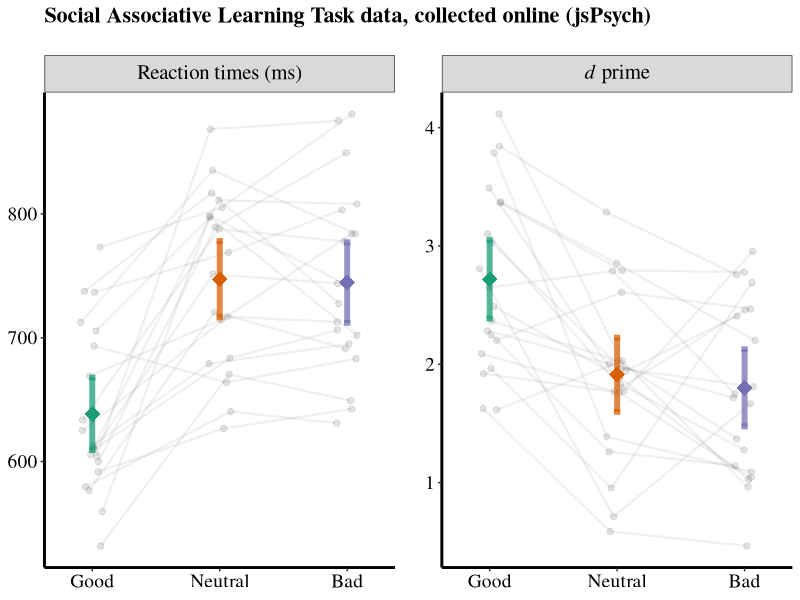

Reproduce this figure in R.

### Example script"

library(tidyverse)

rm(list = ls()) 

df.js <- read.csv('./example/df_example.csv') %>%
      dplyr::rename(Matchness = match,
                    Valence = valence) %>%
      dplyr::mutate(Matchness = ifelse(Matchness == 'match', 'Match', 'Mismatch'),
                    Valence = ifelse(Valence == 'good', 'Good', 
                                     ifelse(Valence == 'bad', 'Bad', 'Neutral')),
                    rt = ifelse(rt == 'null', NA, as.numeric(rt)),
                    acc = ifelse(acc == 'null', NA, as.numeric(acc)))

# 计算基本信息
df.js.basic <- df.js %>% 
      dplyr::select(subj_idx, sex, age, edu) %>% 
      dplyr::distinct(subj_idx, sex, age) %>% 
      dplyr::summarise(subj_N = length(subj_idx),
                       female_N = sum(sex == 'female'),
                       male_N = sum(sex == 'male'),
                       Age_mean = round(mean(age),2),
                       Age_sd   = round(sd(age),2)
      )

# check trials number, doubt check the data: v010001's trials number is not correct
df.js.trials <- df.js %>%
      dplyr::filter(block_type == "test") %>%
      dplyr::group_by(subj_idx, Matchness, Valence) %>%
      dplyr::summarise(n = n())
      
# Exclude participants if necessary
df.js.excld.sub <- df.js %>% 
      dplyr::filter(block_type == "test") %>%
      dplyr::group_by(subj_idx) %>%
      dplyr::summarise(meanACC = mean(acc)) %>%
      dplyr::filter(meanACC <= 0.6) %>%
      dplyr::pull(subj_idx)

num_invalid_trial <- df.js %>% 
      dplyr::filter(block_type == "test") %>%                   # exclude practice trials
      dplyr::filter(!(subj_idx %in% df.js.excld.sub)) %>%       # exclude invalid participant
      dplyr::filter(rt <= 200) %>%
      dplyr::summarise(n = n()) %>%
      dplyr::pull(n)

# ratio of invalid trials
df.js.invalid_trial_rate <- df.js %>% 
      dplyr::filter(block_type == "test") %>%                   # exclude practice trials
      dplyr::filter(!(subj_idx %in% df.js.excld.sub)) %>%   # exclude invalid participant
      dplyr::summarise(n = n()) %>%
      dplyr::mutate(ratio = num_invalid_trial/n) %>%
      dplyr::pull(ratio)

df.js.v <- df.js %>%
      dplyr::filter(block_type == "test") %>%                   # exclude practice trials
      dplyr::filter(!(subj_idx %in% df.js.excld.sub)) %>%       # exclude invalid participant
      dplyr::filter(rt >= 200)                                  # exclude very short response

df.js.v.basic <- df.js.v %>%
      dplyr::distinct(subj_idx, sex, age, edu) %>%
      dplyr::distinct(subj_idx, sex, age, .keep_all = TRUE) %>%
      dplyr::summarise(N = length(subj_idx),
                       N_female = length(sex[sex == "female"]),
                       N_male = length(sex[sex == "male"]),
                       Age_mean = round(mean(age,na.rm=TRUE),2),
                       Age_sd = round(sd(age,na.rm=TRUE),2),
                       Age_missing = sum(is.na(age)),
                       Sex_missing = sum(is.na(sex))) %>%
      dplyr::mutate(Sample = 'JsPsych')

# 计算Dprime
df.js.v.dprime <- df.js.v %>% 
      dplyr::select(subj_idx, Matchness, Valence, acc) %>%
      dplyr::mutate(
            hit = ifelse(acc == 1 & Matchness == "Match", 1, 0),    # hit
            cr = ifelse(acc == 1 & Matchness != "Match", 1, 0),     # correct rejection
            miss = ifelse(acc == 0 & Matchness == "Match", 1, 0),   # miss
            fa = ifelse(acc == 0 & Matchness != "Match", 1, 0)      # false alarm
      ) %>% 
      dplyr::group_by(
            subj_idx, Valence
      ) %>% 
      dplyr::summarise(
            # rt = mean(as.integer(rt), na.rm = T),
            hit = sum(hit),
            fa = sum(fa),
            miss = sum(miss),
            cr = sum(cr)
      ) %>% 
      dplyr::mutate(
            hitP = ifelse(hit / (hit + miss) < 1 & hit / (hit + miss) > 0, 
                          hit / (hit + miss), 
                          1 - 1/(2 * (hit + miss))),
            faP = ifelse(fa / (fa + cr) > 0 & fa / (fa + cr) < 1, 
                         fa / (fa + cr), 
                         1/(2 * (fa + cr))),
            dprime = qnorm(hitP) - qnorm(faP)
      )

# 计算分组平均RT时间
df.js.v.RT <- df.js.v %>% 
      dplyr::filter(acc == 1) %>%
      dplyr::group_by(
            subj_idx, Valence, Matchness
      ) %>% 
      dplyr::summarise(
            rt = mean(as.integer(rt), na.rm = T)
      ) %>%
      dplyr::ungroup()

# long to wide and combine
df.js.v.wide <- merge(
      reshape2::dcast(df.js.v.RT, subj_idx ~  Matchness + Valence, value.var = "rt"), 
      reshape2::dcast(df.js.v.dprime, subj_idx ~  Valence, value.var = "dprime"), 
      by.x = "subj_idx"
      ) %>%
      dplyr::rename(d_Bad = Bad,
                    d_Good = Good,
                    d_Neutral = Neutral)


# Below are the basic information of the data.
df.v.basic <- df.js.v.basic %>%
      dplyr::select(Sample, N, N_female, N_male, Age_mean, Age_sd)

print(df.v.basic)


#### We then compare the mean RT and *d* prime (calculated in signal detection theory).

# First, define a function to plot the data. We may try `raincloud` in the future.
Val_plot_NHST <- function(df.rt, df.d){
      df.plot <- df.rt %>%
            dplyr::filter(Matchness == 'Match') %>%  # select matching data for plotting only.
            dplyr::rename(RT = rt) %>%
            dplyr::full_join(., df.d) %>%  
            tidyr::pivot_longer(., cols = c(RT, dprime), 
                                names_to = 'DVs', 
                                values_to = "value") %>% # to longer format
            dplyr::mutate(Valence =factor(Valence, levels = c('Good','Neutral', 'Bad')),
                          DVs = factor(DVs, levels = c('RT', 'dprime')),
                          # create an extra column for ploting the individual data cross different conditions.
                          Conds = ifelse(Valence == 'Good', 1, 
                                         ifelse(Valence == 'Neutral', 2, 3))
            ) 
      
      df.plot$Conds_j <- jitter(df.plot$Conds, amount=.09) # add gitter to x
      
      # New facet label names for panel variable
      # https://stackoverflow.com/questions/34040376/cannot-italicize-facet-labels-with-labeller-label-parsed
      levels(df.plot$DVs ) <- c("RT"=expression(paste("Reaction ", "times (ms)")),
                                "dprime"=expression(paste(italic("d"), ' prime')))
      levels(df.plot$DVs ) <- c("RT"=expression(paste("Reaction ", "times (ms)")),
                                "dprime"=expression(paste(italic("d"), ' prime')))
      
      df.plot.sum_p <- df.plot  %>% 
            dplyr::group_by(Valence,DVs) %>%
            dplyr::summarise(mean = mean(value),
                             sd = sd(value),
                             n = n()) %>%
            dplyr::mutate(se = sd/sqrt(n)) %>%
            dplyr::rename(value = mean) %>%
            dplyr::mutate(Val_num = ifelse(Valence == 'Good', 1,
                                           ifelse(Valence == 'Neutral', 2, 3)))
      
      pd1 <- position_dodge(0.5)
      scaleFUN <- function(x) sprintf("%.2f", x)
      scales_y <- list(
            RT = scale_y_continuous(limits = c(500, 900)),
            dprime = scale_y_continuous(labels=scaleFUN)
      )
      
      p_df_sum <- df.plot  %>% # dplyr::filter(DVs== 'RT') %>%
            ggplot(., aes(x = Valence, y = value, colour = as.factor(Valence))) +
            geom_line(aes(x = Conds_j, y = value, group = subj_idx),         # link individual's points by transparent grey lines
                      linetype = 1, size = 0.8, colour = "#000000", alpha = 0.06) + 
            geom_point(aes(x = Conds_j, y = value, group = subj_idx),   # plot individual points
                       colour = "#000000",
                       size = 3, shape = 20, alpha = 0.1) +
            geom_line(data = df.plot.sum_p, aes(x = as.numeric(Valence), # plot the group means  
                                                y = value, 
                                                #group = Identity, 
                                                colour = as.factor(Valence),
            ), 
            linetype = 1, position = pd1, size = 2)+
            geom_point(data = df.plot.sum_p, aes(x = as.numeric(Valence), # group mean
                                                 y = value, 
                                                 #group = Identity, 
                                                 colour = as.factor(Valence),
            ), 
            shape = 18, position = pd1, size = 5) +
            geom_errorbar(data = df.plot.sum_p, aes(x = as.numeric(Valence),  # group error bar.
                                                    y = value, # group = Identity, 
                                                    colour = as.factor(Valence),
                                                    ymin = value- 1.96*se, 
                                                    ymax = value+ 1.96*se), 
                          width = .05, position = pd1, size = 2, alpha = 0.75) +
            scale_colour_brewer(palette = "Dark2") +
            scale_x_continuous(breaks=c(1, 2, 3),
                               labels=c("Good", "Neutral", "Bad")) +
            scale_fill_brewer(palette = "Dark2") +
            #ggtitle("A. Matching task") +
            theme_bw()+
            theme(panel.grid.major = element_blank(),
                  panel.grid.minor = element_blank(),
                  panel.background = element_blank(),
                  panel.border = element_blank(),
                  text=element_text(family='Times'),
                  legend.title=element_blank(),
                  #legend.text = element_text(size =6),
                  legend.text = element_blank(),
                  legend.position = 'none',
                  plot.title = element_text(lineheight=.8, face="bold", size = 16, margin=margin(0,0,20,0)),
                  axis.text = element_text (size = 14, color = 'black'),
                  axis.title = element_text (size = 14),
                  axis.title.x = element_blank(),
                  axis.title.y = element_blank(),
                  axis.line.x = element_line(color='black', size = 1),    # increase the size of font
                  axis.line.y = element_line(color='black', size = 1),    # increase the size of font
                  strip.text = element_text (size = 15, color = 'black'),  # size of text in strips, face = "bold"
                  panel.spacing = unit(1.5, "lines")
            ) +
            facet_wrap( ~ DVs,
                        scales = "free_y", nrow = 1,
                        labeller = label_parsed)
      return(p_df_sum)
}


# Then, plot the data from both samples.

p_js <- Val_plot_NHST(df.js.v.RT, df.js.v.dprime)
p_js <- p_js + 
  ggtitle('Social Associative Learning Task data, collected online (jsPsych)')

p_js